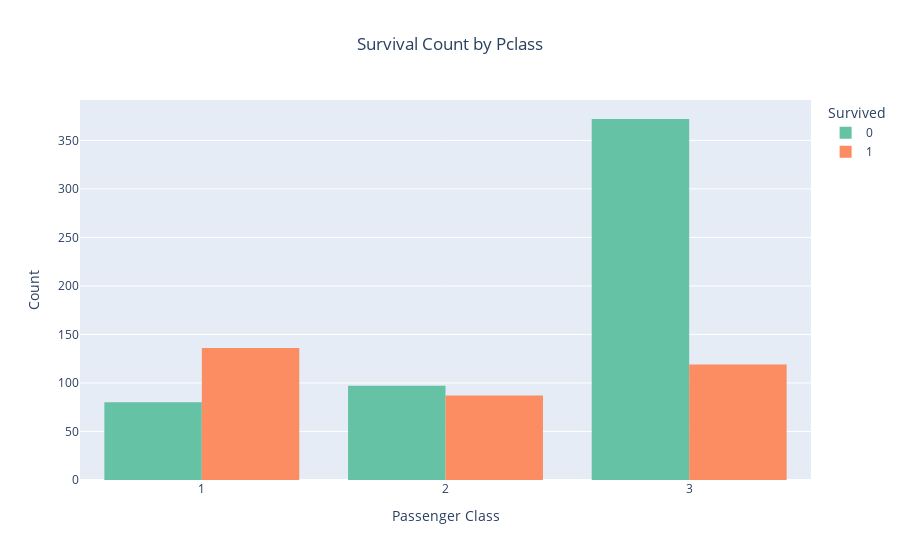

Here is the notebook cell this chart was saved with:
### Code cell
fig = px.histogram(
    data,
    x='Pclass',
    color='Survived',
    barmode='group',  
    color_discrete_sequence=px.colors.qualitative.Set2,
    title='Survival Count by Pclass'
)
fig.update_layout(
    title={'text': 'Survival Count by Pclass', 'x': 0.5, 'xanchor': 'center'},
    xaxis_title='Passenger Class',
    yaxis_title='Count',
    bargap=0.2
)
fig.show()

### Figure 1 — Plotly figure (JSON) as saved in the notebook; plotly's stock layout.template omitted (floating-point values rounded to 4 significant figures; data arrays with more than 128 entries replaced by an {"elided": "..."} marker saying what was removed)
{"data": [{"alignmentgroup": "True", "bingroup": "x", "hovertemplate": "Survived=0<br>Pclass=%{x}<br>count=%{y}<extra></extra>", "legendgroup": "0", "marker": {"color": "rgb(102,194,165)", "pattern": {"shape": ""}}, "name": "0", "offsetgroup": "0", "orientation": "v", "showlegend": true, "type": "histogram", "x": {"elided": "549 int values"}, "xaxis": "x", "yaxis": "y"}, {"alignmentgroup": "True", "bingroup": "x", "hovertemplate": "Survived=1<br>Pclass=%{x}<br>count=%{y}<extra></extra>", "legendgroup": "1", "marker": {"color": "rgb(252,141,98)", "pattern": {"shape": ""}}, "name": "1", "offsetgroup": "1", "orientation": "v", "showlegend": true, "type": "histogram", "x": {"elided": "342 int values"}, "xaxis": "x", "yaxis": "y"}], "layout": {"bargap": 0.2, "barmode": "group", "legend": {"title": {"text": "Survived"}, "tracegroupgap": 0}, "title": {"text": "Survival Count by Pclass", "x": 0.5, "xanchor": "center"}, "xaxis": {"anchor": "y", "domain": [0, 1], "title": {"text": "Passenger Class"}}, "yaxis": {"anchor": "x", "domain": [0, 1], "title": {"text": "Count"}}}}
